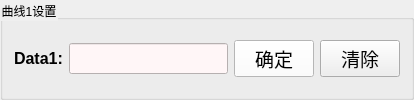
             <widget class="QGroupBox" name="groupBox_6">
              <property name="styleSheet">
               <string notr="true">color: rgb(0, 0, 0);</string>
              </property>
              <property name="title">
               <string>曲线1设置</string>
              </property>
              <layout class="QHBoxLayout" name="horizontalLayout_6">
               <item>
                <layout class="QHBoxLayout" name="horizontalLayout_2" stretch="0,2,1,1">
                 <item>
                  <widget class="QLabel" name="label_data1">
                   <property name="font">
                    <font>
                     <pointsize>12</pointsize>
                     <weight>75</weight>
                     <bold>true</bold>
                    </font>
                   </property>
                   <property name="styleSheet">
                    <string notr="true">color: rgb(0, 0, 0);</string>
                   </property>
                   <property name="text">
                    <string>Data1:</string>
                   </property>
                  </widget>
                 </item>
                 <item>
                  <widget class="QLineEdit" name="curve_data1">
                   <property name="font">
                    <font>
                     <family>黑体</family>
                     <pointsize>12</pointsize>
                     <weight>75</weight>
                     <bold>true</bold>
                    </font>
                   </property>
                   <property name="styleSheet">
                    <string notr="true">background-color: rgb(255, 246, 247);
color: rgb(0, 0, 0);</string>
                   </property>
                  </widget>
                 </item>
                 <item>
                  <widget class="QPushButton" name="setplot1">
                   <property name="font">
                    <font>
                     <family>黑体</family>
                     <pointsize>14</pointsize>
                    </font>
                   </property>
                   <property name="styleSheet">
                    <string notr="true">background-color: rgb(255, 255, 255);
color: rgb(0, 0, 0);</string>
                   </property>
                   <property name="text">
                    <string>确定</string>
                   </property>
                  </widget>
                 </item>
                 <item>
                  <widget class="QPushButton" name="setplot1_clear">
                   <property name="font">
                    <font>
                     <family>黑体</family>
                     <pointsize>14</pointsize>
                    </font>
                   </property>
                   <property name="text">
                    <string>清除</string>
                   </property>
                  </widget>
                 </item>
                </layout>
               </item>
              </layout>
             </widget>
